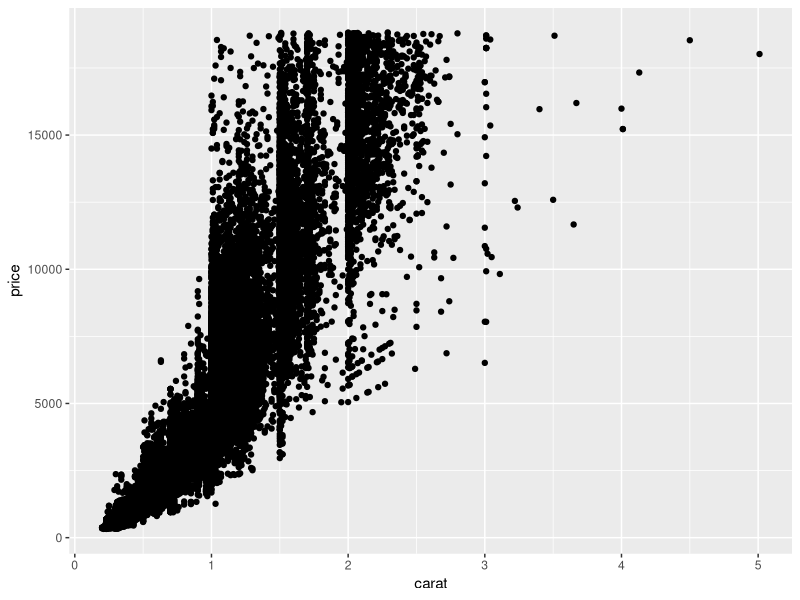
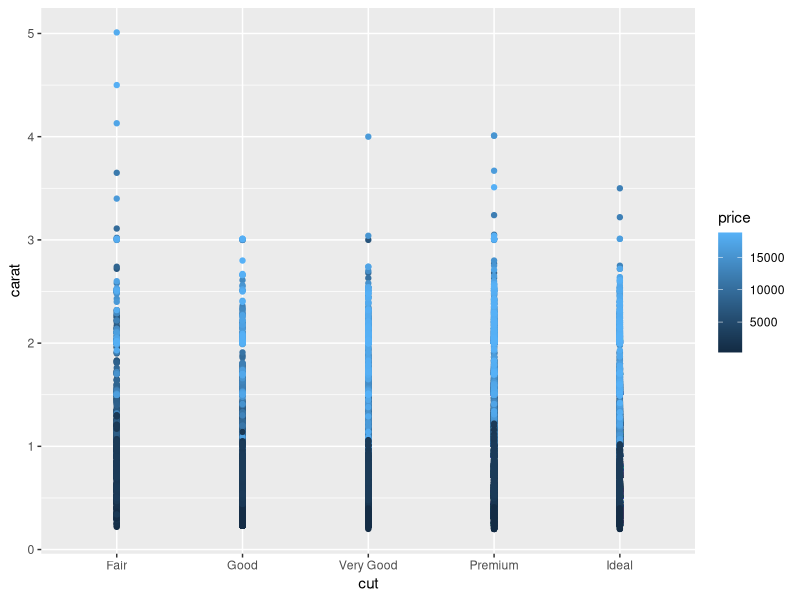

Write the R code that produced these figures, in order.
## ---- chunk 1
library(tidyverse)
## ---- chunk 2
## TASK: Plot `price` vs `carat` below
diamonds %>%
  ggplot(aes(x = carat, y = price)) +
  geom_point()
## ---- chunk 3
## TASK: Plot `price`, `carat`, and `cut` below
diamonds %>%
  ggplot(aes(x = cut, y = carat, color = price)) +
  geom_point()
